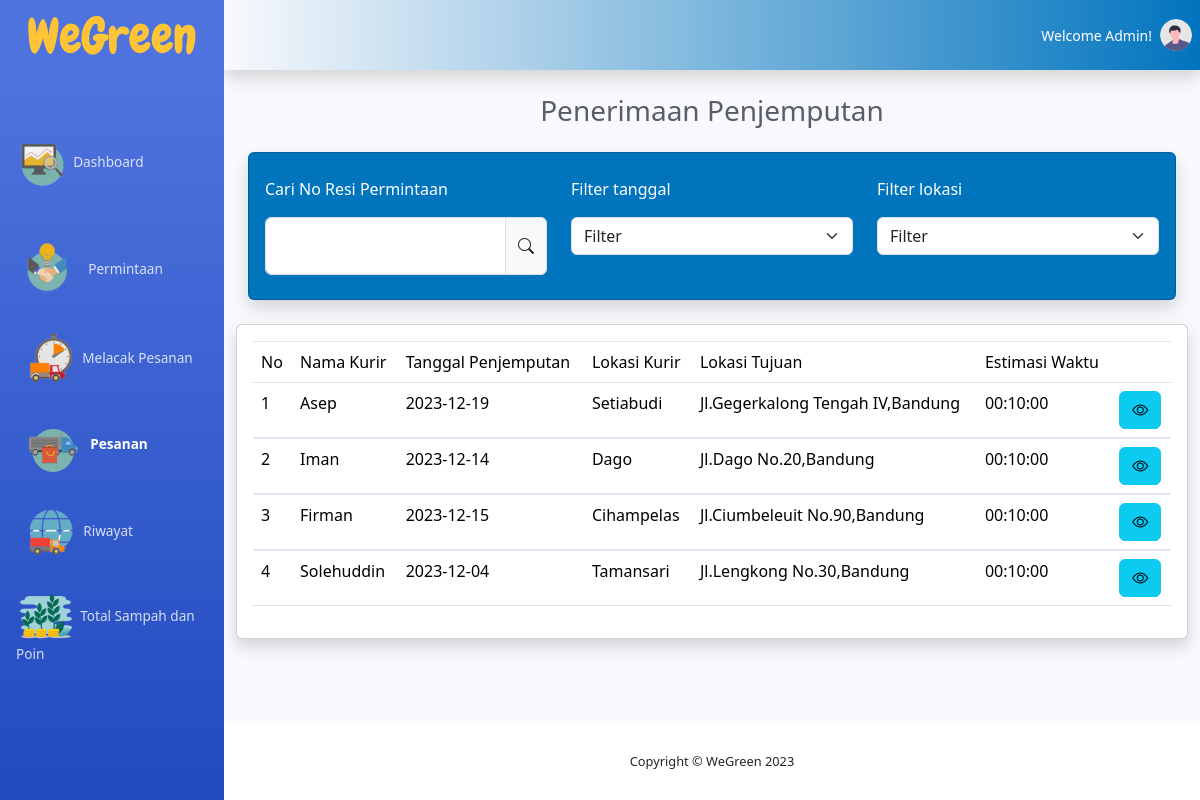
/pesanan.php, run on the app's committed database.
### tables this page shows
CREATE TABLE `penjemputan` (
  `id_penjemputan` int NOT NULL,
  `id_masyarakat` int DEFAULT NULL,
  `id_sampah` int DEFAULT NULL,
  `id_kurir` int DEFAULT NULL,
  `tanggal_penjemputan` date DEFAULT NULL,
  `status` varchar(50) DEFAULT NULL,
  `estimasi_waktu` time DEFAULT NULL
);

CREATE TABLE `kurir` (
  `id_kurir` int NOT NULL,
  `nama_kurir` varchar(100) DEFAULT NULL,
  `no_telp` varchar(15) DEFAULT NULL,
  `lokasi` varchar(100) DEFAULT NULL,
  `poin` int DEFAULT NULL
);

CREATE TABLE `masyarakat` (
  `id_masyarakat` int NOT NULL,
  `nama` varchar(100) DEFAULT NULL,
  `no_telp` varchar(15) DEFAULT NULL,
  `alamat` varchar(100) DEFAULT NULL,
  `poin_masyarakat` int DEFAULT NULL
);

### functions.php (called while the page is built)
<?php
function koneksi() {
    $conn = mysqli_connect('localhost','root','','db_waste') or die('Koneksi ke database gagal!');
    return $conn;
}
function query($query) {
    $conn = koneksi();
    $result = mysqli_query($conn,$query) or die(mysqli_error($conn));
    $rows =[];
    while($row = mysqli_fetch_assoc($result)) {
    $rows[] = $row;
    }
    return $rows;
}

### pesanan.php (the view, shortened to what this page needs)
<?php
require 'functions.php';
$penjemputan = query("SELECT * FROM penjemputan pj JOIN masyarakat m ON pj.id_masyarakat = m.id_masyarakat
JOIN kurir k ON pj.id_kurir= k.id_kurir JOIN sampah s ON pj.id_sampah= s.id_sampah ");
?>
<!DOCTYPE html>
<html lang="en">
<head>
    <link href="vendor/fontawesome-free/css/all.min.css" rel="stylesheet" type="text/css">
    <link href="css/sb-admin-2.min.css" rel="stylesheet">
    <link rel="stylesheet" href="https://cdn.jsdelivr.net/npm/bootstrap-icons@1.11.2/font/bootstrap-icons.min.css">
    <link href="https://cdn.jsdelivr.net/npm/bootstrap@5.3.2/dist/css/bootstrap.min.css" rel="stylesheet">
</head>
<body id="page-top">
    <div id="wrapper">
        <ul class="navbar-nav bg-gradient-primary sidebar sidebar-dark accordion" id="accordionSidebar">
            <a class="sidebar-brand d-flex align-items-center justify-content-center mb-5" href="index.html">
                <div class="sidebar-brand-icon">
                    <img src="img/WeGreen.png" alt="">
                </div>
            </a>
            <hr class="sidebar-divider my-0">
            <li class="nav-item">
                <a class="nav-link" href="index.php">
                    <img src="img/dashboard.png" alt="">
                    <span>Dashboard</span>
                </a>
            </li>
                <hr class="sidebar-divider">
            <li class="nav-item">
                <a class="nav-link" href="permintaan.php">
                    <img src="img/permintaan.png" alt="">
                    <span>Permintaan</span>
                </a>
            </li>
            <li class="nav-item">
                <a class="nav-link" href="pelacakan.php">
                    <img src="img/lacak.png" alt="">
                    <span>Melacak Pesanan</span>
                </a>
            </li>
            <li class="nav-item active">
                <a class="nav-link" href="pesanan.php">
                    <img src="img/pesanan.png" alt="">
                    <span>Pesanan</span>
                </a>
            </li>
            <li class="nav-item">
                <a class="nav-link" href="riwayat.php">
                    <img src="img/riwayat.png" alt="">
                    <span>Riwayat</span>
                </a>
            </li>
            <li class="nav-item">
                <a class="nav-link" href="total_poin.php">
                    <img src="img/total_poin.png" alt="">
                    <span>Total Sampah dan Poin</span>
                </a>
            </li>
        </ul>
        <div id="content-wrapper" class="d-flex flex-column">
            <div id="content">
                <nav class="navbar navbar-expand  topbar mb-4 static-top shadow" style="background: linear-gradient(to right, rgba(1, 116, 190, 0%), rgba(1, 116, 190, 100%));">
                    <ul class="navbar-nav ml-auto">
                        <li class="nav-item dropdown no-arrow">
                            <a class="nav-link dropdown-toggle" href="#" id="userDropdown" role="button"
                                data-toggle="dropdown" aria-haspopup="true" aria-expanded="false">
                                <span class="mr-2 d-none d-lg-inline text-white small">Welcome Admin!</span>
                                <img class="img-profile rounded-circle"
                                    src="img/undraw_profile.svg">
                            </a>
                        </li>
                    </ul>
                </nav>
                <div class="container-fluid">
                    <div class="d-sm-flex align-items-center justify-content-center mb-4">
                        <h1 class="h3 mb-0 text-gray-800 text-center">Penerimaan Penjemputan</h1>
                    </div>
                    <div class="">
                        <div class="col-xl-12 col-md-12 mb-4">
                            <div class="card shadow h-100 py-2" style="background-color: #0174BE;">
                                <div class="card-body">
                                    <div class="row">
                                        <div class="col-sm-4">
                                            <p class="text-white">Cari No Resi Permintaan</p>
                                            <form action="">
                                                <div class="input-group">
                                                    <div class="form-floating">
                                                        <input type="text" class="form-control" placeholder="Username" required>
                                                    </div>
                                                    <span class="input-group-text"><i class="bi bi-search"></i></span>
                                                </div>
                                            </form>
                                        </div>
                                        <div class="col-sm-4">
                                            <p class="text-white">Filter tanggal</p>
                                            <form action="">
                                                <select class="form-select" aria-label="Default select example">
                                                    <option selected>Filter</option>
                                                </select>
                                            </form>
                                        </div>
                                        <div class="col-sm-4">
                                            <p class="text-white">Filter lokasi</p>
                                            <form action="">
                                                <select class="form-select" aria-label="Default select example">
                                                    <option selected>Filter</option>
                                                </select>
                                            </form>
                                        </div>
                                    </div>
                                </div>
                            </div>
                        </div>
                    </div>
                    <div class="row">
                        <div class="col-xl-12 col-lg-12">
                            <div class="card shadow mb-4">
                                <div class="card-body">
                                    <table class="table table-hover">
                                        <thead>
                                            <tr>
                                                <td>No</td>
                                                <td>Nama Kurir</td>
                                                <td>Tanggal Penjemputan</td>
                                                <td>Lokasi Kurir</td>
                                                <td>Lokasi Tujuan</td>
                                                <td>Estimasi Waktu</td>
                                                <td> </td>
                                            </tr>
                                        </thead>
                                        <tbody>
                                        <?php $i=1; foreach ($penjemputan as $pj) : ?>
                                            <tr>
                                                <td><?=  $i; ?></td>
                                                <td><?= $pj["nama_kurir"]; ?></td>
                                                <td><?= $pj["tanggal_penjemputan"]; ?></td>
                                                <td><?= $pj["lokasi"]; ?></td>
                                                <td><?= $pj["alamat"]; ?></td>
                                                <td><?= $pj["estimasi_waktu"]; ?></td>
                                                <td>
                                                    <button type="button" class="btn btn-info" data-bs-toggle="modal" data-bs-target="#exampleModal">
                                                        <i class="bi bi-eye"></i>
                                                    </button>
                                                </td>
                                            </tr>
                                        </tbody>
                                        <?php $i++ ?>
                                            <?php endforeach; ?>
                                    </table>
                                </div>
                            </div>
                        </div>
                    </div>
                </div>
            </div>
            <footer class="sticky-footer bg-white">
                <div class="container my-auto">
                    <div class="copyright text-center my-auto">
                        <span>Copyright &copy; WeGreen 2023</span>
                    </div>
                </div>
            </footer>
        </div>
    </div>
</body>
</html>

### data on the page
penjemputan: id_kurir.nama_kurir "Asep", tanggal_penjemputan "2023-12-19", id_kurir.lokasi "Setiabudi", id_masyarakat.alamat "Jl.Gegerkalong Tengah IV,Bandung", estimasi_waktu "00:10:00"
penjemputan: id_kurir.nama_kurir "Iman", tanggal_penjemputan "2023-12-14", id_kurir.lokasi "Dago", id_masyarakat.alamat "Jl.Dago No.20,Bandung", estimasi_waktu "00:10:00"
penjemputan: id_kurir.nama_kurir "Firman", tanggal_penjemputan "2023-12-15", id_kurir.lokasi "Cihampelas", id_masyarakat.alamat "Jl.Ciumbeleuit No.90,Bandung", estimasi_waktu "00:10:00"
penjemputan: id_kurir.nama_kurir "Solehuddin", tanggal_penjemputan "2023-12-04", id_kurir.lokasi "Tamansari", id_masyarakat.alamat "Jl.Lengkong No.30,Bandung", estimasi_waktu "00:10:00"
